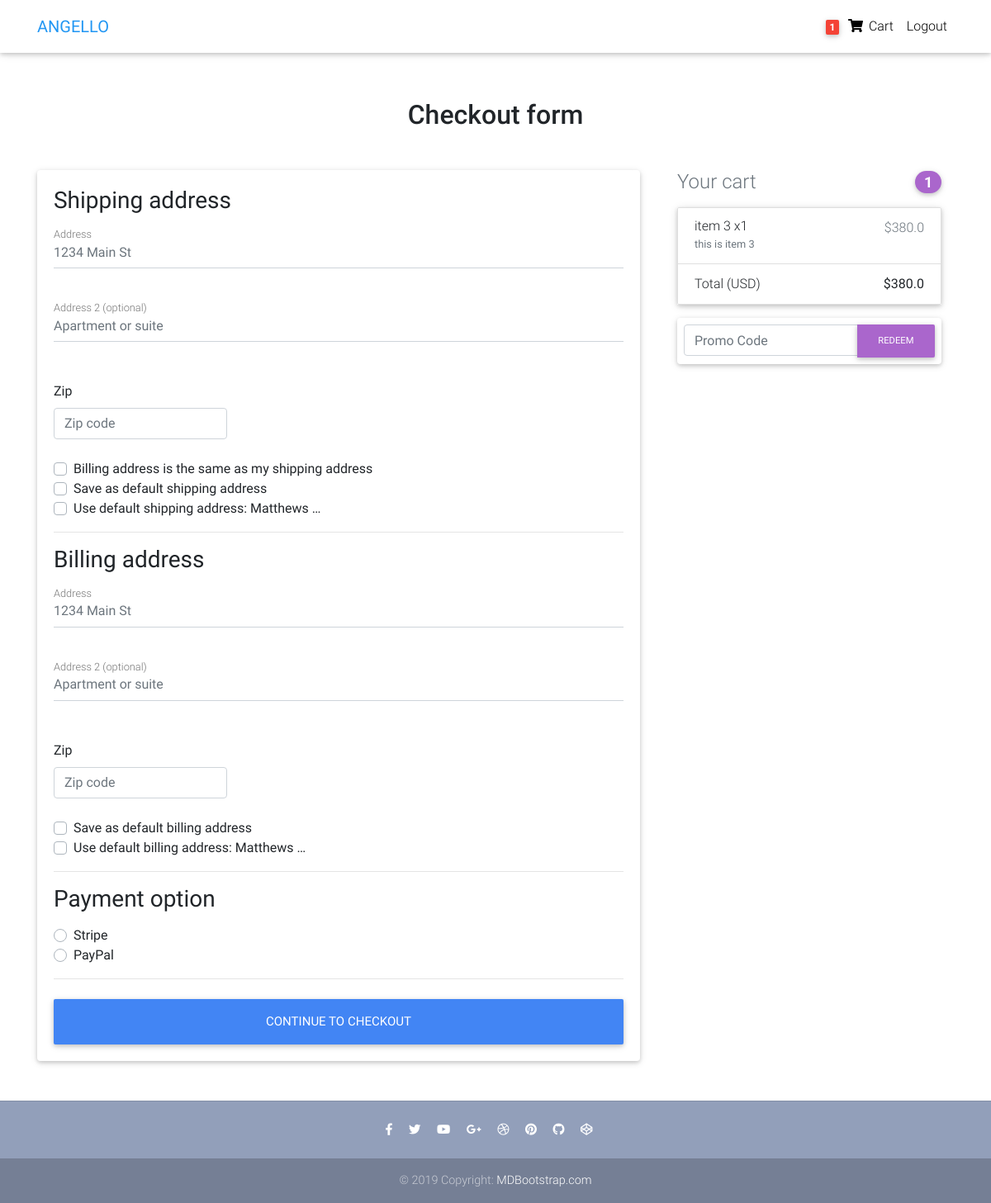
Screenshot of /checkout/ (signed in) with the database file from the repository.
### core/models.py (models this page shows, shortened)
class Order(models.Model):
    user = models.ForeignKey(settings.AUTH_USER_MODEL, on_delete=models.CASCADE)
    ref_code = models.CharField(max_length=20, blank=True, null=True)
    items = models.ManyToManyField(OrderItem)
    date_started = models.DateTimeField(auto_now_add=True)
    date_ordered = models.DateTimeField()
    ordered = models.BooleanField(default=False)
    shipping_address = models.ForeignKey('Address', related_name='shipping_address', on_delete=models.SET_NULL, blank=True, null=True)
    billing_address = models.ForeignKey('Address', related_name='billing_address', on_delete=models.SET_NULL, blank=True, null=True)
    payment = models.ForeignKey('Payment', on_delete=models.SET_NULL, blank=True, null=True)
    coupon = models.ForeignKey('Coupon', on_delete=models.SET_NULL, blank=True, null=True)
    being_delivered = models.BooleanField(default=False)
    received = models.BooleanField(default=False)
    refund_requested = models.BooleanField(default=False)
    refund_granted = models.BooleanField(default=False)
    '''
    1. Item added to cart
    2. Adding a billing address
    (Failed checkout)
    3. Payment
    (PreProcessing, Processing, Packaging, etc)
    4. Being delivered
    5. Received
    6. Refunds
    '''
    def get_total(self):
        total = 0
        for order_item in self.items.all():
            total += order_item.get_final_price()
        if self.coupon:
            total -= self.coupon.amount
        return total

class Address(models.Model):
    user = models.ForeignKey(settings.AUTH_USER_MODEL, on_delete=models.CASCADE)
    street_address = models.CharField(max_length=255)
    apartment_address = models.CharField(max_length=255)
    zip = models.CharField(max_length=50)
    address_type = models.CharField(max_length=1, choices=ADDRESS_CHOICES)
    default = models.BooleanField(default=False)
    class Meta:
        verbose_name_plural = 'Addresses'

class OrderItem(models.Model):
    user = models.ForeignKey(settings.AUTH_USER_MODEL, on_delete=models.CASCADE)
    item = models.ForeignKey(Item, on_delete=models.CASCADE)
    quantity = models.IntegerField(default=1)
    ordered = models.BooleanField(default=False)
    def get_total_discount_item_price(self):
        return self.quantity * self.item.discount_price
    def get_final_price(self):
        if self.item.discount_price:
            return self.get_total_discount_item_price()
        return self.get_total_item_price()

class Item(models.Model):
    name = models.CharField(max_length=100)
    price = models.FloatField()
    discount_price = models.FloatField(blank=True, null=True)
    category = models.ForeignKey(Category, on_delete=models.SET_NULL, null=True)
    label = models.CharField(choices=LABEL_CHOICES, max_length=1)
    slug = models.SlugField()
    description = models.TextField()
    image = models.ImageField()

### core/views.py (the view, shortened to what this page needs)
# urls.py: path('checkout/', CheckoutView.as_view(), name='checkout'),
class CheckoutView(View):
    def get(self, *args, **kwargs):
        try:
            order = Order.objects.get(user=self.request.user, ordered=False)
            form = CheckoutForm()
            context = {'form': form, 'order': order, 'couponform': CouponForm(), 'DISPLAY_COUPON_FORM': True}
            shipping_address_qs = Address.objects.filter(user=self.request.user, address_type='S', default=True)
            if shipping_address_qs.exists():
                context.update({'default_shipping_address': shipping_address_qs[0]})
            billing_address_qs = Address.objects.filter(user=self.request.user, address_type='B', default=True)
            if billing_address_qs.exists():
                context.update({'default_billing_address': billing_address_qs[0]})
            return render(self.request, 'checkout.html', context)
        except ObjectDoesNotExist:
            messages.info(self.request, 'You do not have an active order')
            return redirect('core:checkout')

### core/forms.py
class CheckoutForm(forms.Form):
    shipping_address = forms.CharField(required=False)
    shipping_address2 = forms.CharField(required=False)
    shipping_zip = forms.CharField(required=False)
    billing_address = forms.CharField(required=False)
    billing_address2 = forms.CharField(required=False)
    billing_zip = forms.CharField(required=False)
    same_billing_address = forms.BooleanField(required=False)
    set_default_shipping = forms.BooleanField(required=False)
    use_default_shipping = forms.BooleanField(required=False)
    set_default_billing = forms.BooleanField(required=False)
    use_default_billing = forms.BooleanField(required=False)
    payment_option = forms.ChoiceField(widget=forms.RadioSelect, choices=PAYMENT_CHOICES)

class CouponForm(forms.Form):
    code = forms.CharField(widget=forms.TextInput(attrs={
        'class': 'form-control',
        'placeholder': 'Promo Code',
        "aria-label": "Recipient's username",
        "aria-describedby": "basic-addon2"
    }))

### core/templatetags/cart_template_tags.py (called while the page is built)
@register.filter
def cart_item_count(user):
    if user.is_authenticated:
        qs = Order.objects.filter(user=user, ordered=False)
        if qs.exists():
            return qs[0].items.count()
    else:
        return 0

### templates/checkout.html (shortened to what this page needs)
{% extends 'base.html' %}
{% load static %}
{% block content %}
<main>
    <div class="container wow fadeIn">
        <h2 class="my-5 h2 text-center">Checkout form</h2>
        <div class="row">
            <div class="col-md-8 mb-4">
                <div class="card">
                    <form method="post" class="card-body">
                        <h3>Shipping address</h3>
                        <div class="hideable_shipping_form">
                            <div class="md-form mb-5">
                                <input type="text" id="shipping_address" name="shipping_address" class="form-control"
                                       placeholder="1234 Main St">
                                <label for="shipping_address" class="">Address</label>
                            </div>
                            <div class="md-form mb-5">
                                <input type="text" id="shipping_address2" name="shipping_address2" class="form-control"
                                       placeholder="Apartment or suite">
                                <label for="shipping_address2" class="">Address 2 (optional)</label>
                            </div>
                            <div class="row">
                                <div class="col-lg-4 col-md-6 mb-4">
                                    <label for="shipping_zip">Zip</label>
                                    <input type="text" class="form-control" id="shipping_zip" name="shipping_zip"
                                           placeholder="Zip code">
                                </div>
                            </div>
                            <div class="custom-control custom-checkbox">
                                <label class="custom-control-label" for="same_billing_address">Billing address is the
                                    same as my
                                    shipping address</label>
                            </div>
                            <div class="custom-control custom-checkbox">
                                <label class="custom-control-label" for="set_default_shipping">Save as default shipping
                                    address</label>
                            </div>
                        </div>
                      {% if default_shipping_address %}
                        <div class="custom-control custom-checkbox">
                            <label class="custom-control-label" for="use_default_shipping">Use default shipping
                                address: {{ default_billing_address.street_address|truncatechars:10 }} </label>
                        </div>
                      {% endif %}
                        <hr>
                        <h3>Billing address</h3>
                        <div class="hideable_billing_form">
                            <div class="md-form mb-5">
                                <input type="text" id="billing_address" name="billing_address" class="form-control"
                                       placeholder="1234 Main St">
                                <label for="billing_address" class="">Address</label>
                            </div>
                            <div class="md-form mb-5">
                                <input type="text" id="billing_address2" name="billing_address2" class="form-control"
                                       placeholder="Apartment or suite">
                                <label for="billing_address2" class="">Address 2 (optional)</label>
                            </div>
                            <div class="row">
                                <div class="col-lg-4 col-md-6 mb-4">
                                    <label for="billing_zip">Zip</label>
                                    <input type="text" class="form-control" id="billing_zip" name="billing_zip"
                                           placeholder="Zip code">
                                </div>
                            </div>
                            <div class="custom-control custom-checkbox">
                                <label class="custom-control-label" for="set_default_billing">Save as default billing
                                    address</label>
                            </div>
                        </div>
                        {% if default_billing_address %}
                            <div class="custom-control custom-checkbox">
                                <label class="custom-control-label" for="use_default_billing">Use default billing
                                    address: {{ default_billing_address.street_address|truncatechars:10 }} </label>
                            </div>
                          {% endif %}
                        <hr>
                        <h3>Payment option</h3>
                        <div class="d-block my-3">
                            {% for value, name in form.fields.payment_option.choices %}
                            <div class="custom-control custom-radio">
                                <label class="custom-control-label" for="{{name}}">{{ name }}</label>
                            </div>
                            {% endfor %}
                        </div>
                        <hr class="mb-4">
                        <button class="btn btn-primary btn-lg btn-block" type="submit">Continue to checkout</button>
                    </form>
                </div>
            </div>
            <div class="col-md-4 mb-4">
                {% include 'order_snippet.html' %}
            </div>
        </div>
    </div>
</main>
{% endblock content %}

### templates/base.html (shortened to what this page needs)
{% load static %}
{% load cart_template_tags %}
<!DOCTYPE html>
<html lang="en">
<head>
    <link rel="stylesheet" href="https://use.fontawesome.com/releases/v5.11.2/css/all.css">
    <link href="{% static 'css/bootstrap.min.css' %}" rel="stylesheet">
    <link href="{% static 'css/mdb.min.css' %}" rel="stylesheet">
    <link href="{% static 'css/style.min.css' %}" rel="stylesheet">
</head>
<body>
<div class="mt-5 pt-4">
</div>
<nav class="navbar fixed-top navbar-expand-lg navbar-light white scrolling-navbar">
    <div class="container">
        <a class="navbar-brand waves-effect" href="{% url 'core:home' %}">
            <strong class="blue-text">ANGELLO</strong>
        </a>
        <div class="collapse navbar-collapse" id="navbarSupportedContent">
            <ul class="navbar-nav nav-flex-icons">
                {% if request.user.is_authenticated %}
                <li class="nav-item">
                    <a class="nav-link waves-effect" href="{% url 'core:order-summary' %}">
                        <span class="badge red z-depth-1 mr-1"> {{ request.user|cart_item_count }} </span>
                        <i class="fas fa-shopping-cart"></i>
                        <span class="clearfix d-none d-sm-inline-block"> Cart </span>
                    </a>
                </li>
                <li class="nav-item">
                    <a class="nav-link waves-effect" href="{% url 'account_logout' %}">
                        <span class="clearfix d-none d-sm-inline-block"> Logout </span>
                    </a>
                </li>
                {% endif %}
            </ul>
        </div>
    </div>
</nav>
{% block content %}
{% endblock content %}
<footer class="page-footer text-center font-small mt-4 wow fadeIn">
    <hr class="my-4">
    <div class="pb-4">
        <a href="https://www.facebook.com/mdbootstrap" target="_blank">
            <i class="fab fa-facebook-f mr-3"></i>
        </a>
        <a href="https://twitter.com/MDBootstrap" target="_blank">
            <i class="fab fa-twitter mr-3"></i>
        </a>
        <a href="https://www.youtube.com/watch?v=7MUISDJ5ZZ4" target="_blank">
            <i class="fab fa-youtube mr-3"></i>
        </a>
        <a href="https://plus.google.com/u/0/b/107863090883699620484" target="_blank">
            <i class="fab fa-google-plus-g mr-3"></i>
        </a>
        <a href="https://dribbble.com/mdbootstrap" target="_blank">
            <i class="fab fa-dribbble mr-3"></i>
        </a>
        <a href="https://pinterest.com/mdbootstrap" target="_blank">
            <i class="fab fa-pinterest mr-3"></i>
        </a>
        <a href="https://github.com/mdbootstrap/bootstrap-material-design" target="_blank">
            <i class="fab fa-github mr-3"></i>
        </a>
        <a href="http://codepen.io/mdbootstrap/" target="_blank">
            <i class="fab fa-codepen mr-3"></i>
        </a>
    </div>
    <div class="footer-copyright py-3">
        © 2019 Copyright:
        <a href="https://mdbootstrap.com/education/bootstrap/" target="_blank"> MDBootstrap.com </a>
    </div>
</footer>
</body>
</html>

### templates/order_snippet.html (shortened to what this page needs)
<div class="col-md-12 mb-4">
    <h4 class="d-flex justify-content-between align-items-center mb-3">
        <span class="text-muted">Your cart</span>
        <span class="badge badge-secondary badge-pill">{{ order.items.count }}</span>
    </h4>
    <ul class="list-group mb-3 z-depth-1">
        {% for order_item in order.items.all %}
        <li class="list-group-item d-flex justify-content-between lh-condensed">
            <div>
                <h6 class="my-0">{{ order_item.item.name }} x{{ order_item.quantity }}</h6>
                <small class="text-muted">{{ order_item.item.description }}</small>
            </div>
            <span class="text-muted">${{ order_item.get_final_price }}</span>
        </li>
        <li class="list-group-item d-flex justify-content-between">
            <span>Total (USD)</span>
            <strong>${{ order.get_total }}</strong>
        </li>
        {% endfor %}
    </ul>
    {% if DISPLAY_COUPON_FORM %}
    <form class="card p-2" action="{% url 'core:add-coupon' %}" method="post">
        <div class="input-group">
            {{ couponform.code }}
            <div class="input-group-append">
                <button class="btn btn-secondary btn-md waves-effect m-0" type="submit">Redeem</button>
            </div>
        </div>
    </form>
    {% endif %}
</div>

### templates/base.html (style rules this page uses)
html, body, header, .carousel { height: 60vh; }

### rows the page displays
Address: street_address "Matthews …"
Order: items.count "1", get_total "380.0"
OrderItem: item.name "item 3", quantity "1", item.description "this is item 3", get_final_price "380.0"

### other values shown
{{ request.user|cart_item_count }} "1"
{{ name }} "Stripe" "PayPal"
